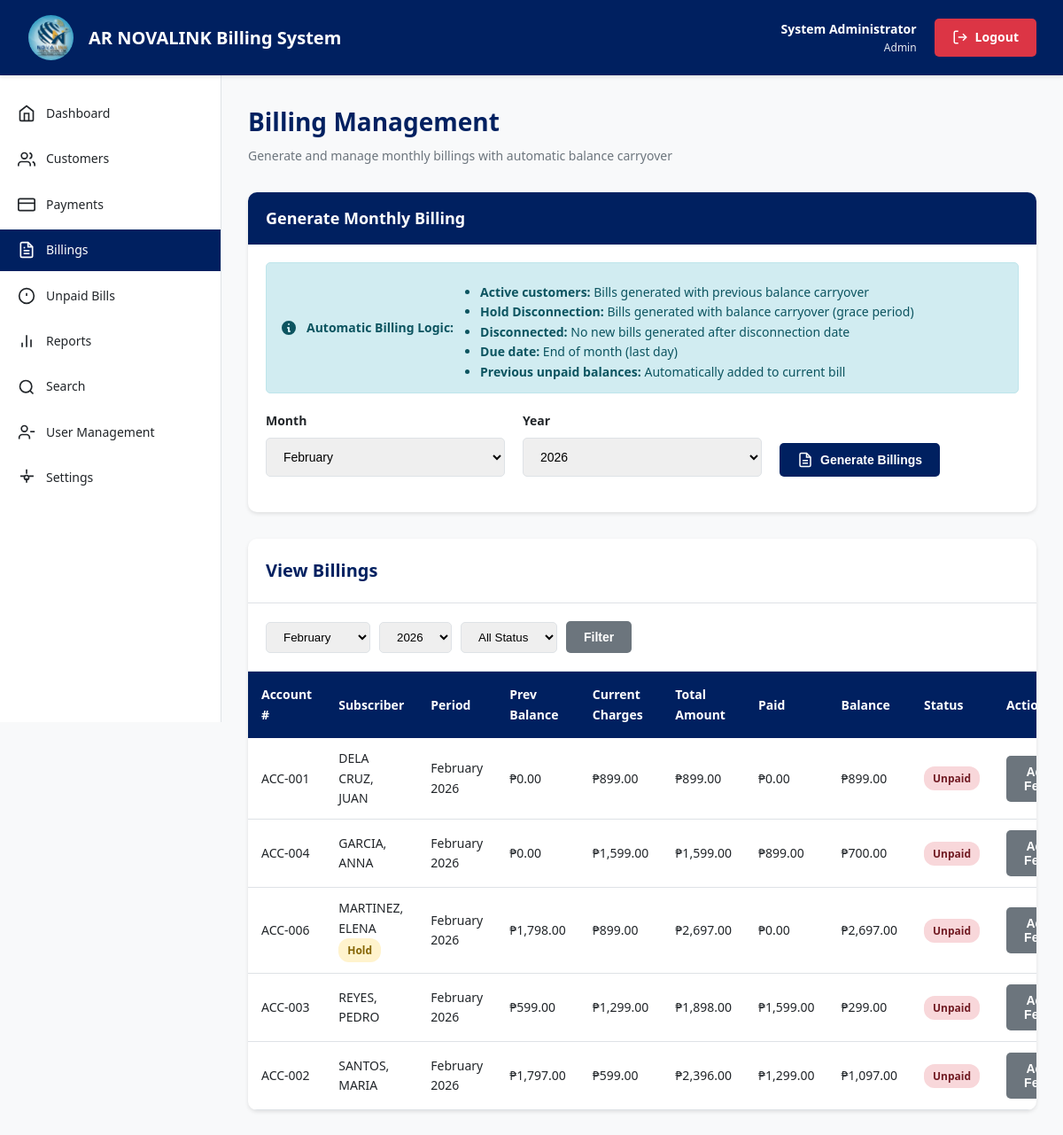
Page /billings.php (signed in) on the committed database.
### tables this page shows
CREATE TABLE billings (
    billing_id INT PRIMARY KEY AUTO_INCREMENT,
    customer_id INT NOT NULL,
    billing_month INT NOT NULL,
    billing_year INT NOT NULL,
    internet_fee DECIMAL(10,2) DEFAULT 0.00,
    cable_fee DECIMAL(10,2) DEFAULT 0.00,
    service_fee DECIMAL(10,2) DEFAULT 0.00,
    material_fee DECIMAL(10,2) DEFAULT 0.00,
    previous_balance DECIMAL(10,2) DEFAULT 0.00,
    total_amount DECIMAL(10,2) NOT NULL,
    discount DECIMAL(10,2) DEFAULT 0.00,
    net_amount DECIMAL(10,2) NOT NULL,
    status ENUM('unpaid', 'paid', 'partial') DEFAULT 'unpaid',
    due_date DATE,
    auto_generated TINYINT(1) DEFAULT 1,
    created_at TIMESTAMP DEFAULT CURRENT_TIMESTAMP,
    updated_at TIMESTAMP DEFAULT CURRENT_TIMESTAMP ON UPDATE CURRENT_TIMESTAMP,
    FOREIGN KEY (customer_id) REFERENCES customers(customer_id) ON DELETE CASCADE,
    UNIQUE KEY unique_customer_month (customer_id, billing_month, billing_year),
    INDEX idx_customer (customer_id),
    INDEX idx_billing_period (billing_year, billing_month),
    INDEX idx_status (status)
);

CREATE TABLE customers (
    customer_id INT PRIMARY KEY AUTO_INCREMENT,
    account_number VARCHAR(50) UNIQUE NOT NULL,
    subscriber_name VARCHAR(150) NOT NULL,
    account_name VARCHAR(150),
    address TEXT NOT NULL,
    area_id INT,
    tel_no VARCHAR(50),
    package_id INT,
    bandwidth_mbps INT,
    monthly_fee DECIMAL(10,2),
    installation_date DATE,
    date_connected DATE,
    disconnection_date DATE NULL,
    status ENUM('active', 'disconnected', 'hold_disconnection') DEFAULT 'active',
    router_serial VARCHAR(100),
    code_number VARCHAR(50),
    remarks TEXT,
    created_at TIMESTAMP DEFAULT CURRENT_TIMESTAMP,
    updated_at TIMESTAMP DEFAULT CURRENT_TIMESTAMP ON UPDATE CURRENT_TIMESTAMP,
    FOREIGN KEY (area_id) REFERENCES areas(area_id) ON DELETE SET NULL,
    FOREIGN KEY (package_id) REFERENCES packages(package_id) ON DELETE SET NULL,
    INDEX idx_account_number (account_number),
    INDEX idx_subscriber_name (subscriber_name),
    INDEX idx_area (area_id),
    INDEX idx_status (status)
);

### config.php (called while the page is built, shortened)
<?php
function format_currency($amount) {
    return '₱' . number_format($amount, 2);
}
function get_month_name($month) {
    $months = [
        1 => 'January', 2 => 'February', 3 => 'March', 4 => 'April',
        5 => 'May', 6 => 'June', 7 => 'July', 8 => 'August',
        9 => 'September', 10 => 'October', 11 => 'November', 12 => 'December'
    ];
    return $months[$month] ?? '';
}
?>

### billings.php (the view, shortened to what this page needs)
<?php
require_once 'config.php';
$conn = getDBConnection();
$month_filter = isset($_GET['month']) ? intval($_GET['month']) : date('n');
$year_filter = isset($_GET['year']) ? intval($_GET['year']) : date('Y');
$sql = "SELECT b.*, c.account_number, c.subscriber_name, c.status as customer_status, a.area_name,
        COALESCE((SELECT SUM(amount_paid) FROM payments WHERE billing_id = b.billing_id), 0) as total_paid
        FROM billings b
        JOIN customers c ON b.customer_id = c.customer_id
        LEFT JOIN areas a ON c.area_id = a.area_id
        WHERE b.billing_month = $month_filter AND b.billing_year = $year_filter";
$sql .= " ORDER BY c.subscriber_name";
$billings = $conn->query($sql);
?>
<!DOCTYPE html>
<html lang="en">
<head>
    <link rel="stylesheet" href="css/style.css">
</head>
<body>
    <?php include 'includes/header.php'; ?>
    <div class="container">
        <?php include 'includes/sidebar.php'; ?>
        <main class="main-content">
            <div class="page-header">
                <h1>Billing Management</h1>
                <p>Generate and manage monthly billings with automatic balance carryover</p>
            </div>
            <?php if ($_SESSION['role'] == 'admin'): ?>
            <div class="widget mb-3">
                <div class="widget-header">
                    <h2>Generate Monthly Billing</h2>
                </div>
                <div class="widget-content">
                    <div class="alert alert-info mb-2">
                        <svg width="20" height="20" viewBox="0 0 20 20" fill="currentColor">
                            <path fill-rule="evenodd" d="M18 10a8 8 0 11-16 0 8 8 0 0116 0zm-7-4a1 1 0 11-2 0 1 1 0 012 0zM9 9a1 1 0 000 2v3a1 1 0 001 1h1a1 1 0 100-2v-3a1 1 0 00-1-1H9z"/>
                        </svg>
                        <strong>Automatic Billing Logic:</strong>
                        <ul style="margin-top: 10px; margin-left: 20px;">
                            <li><strong>Active customers:</strong> Bills generated with previous balance carryover</li>
                            <li><strong>Hold Disconnection:</strong> Bills generated with balance carryover (grace period)</li>
                            <li><strong>Disconnected:</strong> No new bills generated after disconnection date</li>
                            <li><strong>Due date:</strong> End of month (last day)</li>
                            <li><strong>Previous unpaid balances:</strong> Automatically added to current bill</li>
                        </ul>
                    </div>
                    <form method="POST" action="" onsubmit="return confirm('Generate billing for all eligible customers? This will calculate previous balances automatically.');">
                        <div class="form-row">
                            <div class="form-group">
                                <label for="month">Month</label>
                                <select id="month" name="month" required>
                                    <?php for ($m = 1; $m <= 12; $m++): ?>
                                    <option value="<?php echo $m; ?>" <?php echo $m == date('n') ? 'selected' : ''; ?>>
                                        <?php echo get_month_name($m); ?>
                                    </option>
                                    <?php endfor; ?>
                                </select>
                            </div>
                            <div class="form-group">
                                <label for="year">Year</label>
                                <select id="year" name="year" required>
                                    <?php for ($y = date('Y'); $y <= date('Y') + 1; $y++): ?>
                                    <option value="<?php echo $y; ?>"><?php echo $y; ?></option>
                                    <?php endfor; ?>
                                </select>
                            </div>
                            <div class="form-group" style="display: flex; align-items: flex-end;">
                                <button type="submit" class="btn btn-primary">
                                    <svg width="18" height="18" viewBox="0 0 24 24" fill="none" stroke="currentColor" stroke-width="2">
                                        <path d="M14 2H6a2 2 0 0 0-2 2v16a2 2 0 0 0 2 2h12a2 2 0 0 0 2-2V8z"/>
                                        <polyline points="14 2 14 8 20 8"/>
                                        <line x1="16" y1="13" x2="8" y2="13"/>
                                        <line x1="16" y1="17" x2="8" y2="17"/>
                                    </svg>
                                    Generate Billings
                                </button>
                            </div>
                        </div>
                    </form>
                </div>
            </div>
            <?php endif; ?>
            <div class="table-container">
                <div class="table-header">
                    <h2>View Billings</h2>
                </div>
                <div style="padding: 20px; border-bottom: 1px solid var(--border-color);">
                    <form method="GET" action="" class="filter-group">
                        <select name="month">
                            <?php for ($m = 1; $m <= 12; $m++): ?>
                            <option value="<?php echo $m; ?>" <?php echo $m == $month_filter ? 'selected' : ''; ?>>
                                <?php echo get_month_name($m); ?>
                            </option>
                            <?php endfor; ?>
                        </select>
                        <select name="year">
                            <?php for ($y = date('Y'); $y >= date('Y') - 2; $y--): ?>
                            <option value="<?php echo $y; ?>" <?php echo $y == $year_filter ? 'selected' : ''; ?>>
                                <?php echo $y; ?>
                            </option>
                            <?php endfor; ?>
                        </select>
                        <select name="status">
                            <option value="">All Status</option>
                        </select>
                        <button type="submit" class="btn btn-secondary">Filter</button>
                    </form>
                </div>
                <table>
                    <thead>
                        <tr>
                            <th>Account #</th>
                            <th>Subscriber</th>
                            <th>Period</th>
                            <th>Prev Balance</th>
                            <th>Current Charges</th>
                            <th>Total Amount</th>
                            <th>Paid</th>
                            <th>Balance</th>
                            <th>Status</th>
                            <?php if ($_SESSION['role'] == 'admin'): ?>
                            <th>Actions</th>
                            <?php endif; ?>
                        </tr>
                    </thead>
                    <tbody>
                        <?php if ($billings->num_rows > 0): ?>
                            <?php while ($row = $billings->fetch_assoc()):
                                $current_charges = $row['internet_fee'] + $row['cable_fee'] + $row['service_fee'] + $row['material_fee'];
                                $balance = $row['net_amount'] - $row['total_paid'];
                            ?>
                            <tr>
                                <td><?php echo htmlspecialchars($row['account_number']); ?></td>
                                <td>
                                    <?php echo htmlspecialchars($row['subscriber_name']); ?>
                                    <?php if ($row['customer_status'] == 'hold_disconnection'): ?>
                                        <span class="badge badge-warning">Hold</span>
                                    <?php endif; ?>
                                </td>
                                <td><?php echo get_month_name($row['billing_month']) . ' ' . $row['billing_year']; ?></td>
                                <td><?php echo format_currency($row['previous_balance']); ?></td>
                                <td><?php echo format_currency($current_charges); ?></td>
                                <td><?php echo format_currency($row['net_amount']); ?></td>
                                <td><?php echo format_currency($row['total_paid']); ?></td>
                                <td><?php echo format_currency($balance); ?></td>
                                <td>
                                    <?php
                                    $status_class = 'danger';
                                    ?>
                                    <span class="badge badge-<?php echo $status_class; ?>">
                                        <?php echo ucfirst($row['status']); ?>
                                    </span>
                                </td>
                                <?php if ($_SESSION['role'] == 'admin'): ?>
                                <td>
                                    <button onclick="openAddFeesModal(<?php echo $row['billing_id']; ?>, '<?php echo htmlspecialchars($row['subscriber_name']); ?>', '<?php echo get_month_name($row['billing_month']) . ' ' . $row['billing_year']; ?>')" class="btn btn-sm btn-secondary">Add Fees</button>
                                </td>
                                <?php endif; ?>
                            </tr>
                            <?php endwhile; ?>
                        <?php else: ?>
                            <tr>
                                <td colspan="<?php echo $_SESSION['role'] == 'admin' ? '10' : '9'; ?>" class="text-center">No billings found for <?php echo get_month_name($month_filter) . ' ' . $year_filter; ?></td>
                            </tr>
                        <?php endif; ?>
                    </tbody>
                </table>
            </div>
        </main>
    </div>
</body>
</html>

### css/style.css (style rules this page uses)
:root { --primary-color: #002060; --primary-dark: #001540; --primary-light: #003080; --secondary-color: #0066cc; --success-color: #28a745; --danger-color: #dc3545; --warning-color: #ffc107; --info-color: #17a2b8; --light-gray: #f8f9fa; --medium-gray: #e9ecef; --dark-gray: #6c757d; --text-color: #212529; --border-color: #dee2e6; --white: #ffffff; --shadow: 0 2px 4px rgba(0, 0, 0, 0.1); --shadow-lg: 0 4px 8px rgba(0, 0, 0, 0.15); }
* { margin: 0; padding: 0; box-sizing: border-box; }
body { font-family: 'Segoe UI', Tahoma, Geneva, Verdana, sans-serif; font-size: 14px; line-height: 1.6; color: var(--text-color); background-color: var(--light-gray); }
.form-group { margin-bottom: 20px; }
.form-group label { display: block; margin-bottom: 8px; font-weight: 600; color: var(--text-color); }
.form-group input, .form-group select, .form-group textarea { width: 100%; padding: 12px 15px; border: 1px solid var(--border-color); border-radius: 5px; font-size: 14px; transition: all 0.3s ease; }
.form-row { display: grid; grid-template-columns: repeat(auto-fit, minmax(200px, 1fr)); gap: 20px; }
.btn { display: inline-flex; align-items: center; justify-content: center; gap: 8px; padding: 10px 20px; border: none; border-radius: 5px; font-size: 14px; font-weight: 600; cursor: pointer; transition: all 0.3s ease; text-decoration: none; }
.btn svg { width: 18px; height: 18px; }
.btn-primary { background: var(--primary-color); color: var(--white); }
.btn-secondary { background: var(--dark-gray); color: var(--white); }
.alert { padding: 12px 15px; border-radius: 5px; margin-bottom: 20px; display: flex; align-items: center; gap: 10px; }
.alert svg { flex-shrink: 0; }
.alert-info { background: #d1ecf1; color: #0c5460; border: 1px solid #bee5eb; }
.container { display: flex; min-height: calc(100vh - 70px); }
.main-content { flex: 1; padding: 30px; overflow-y: auto; }
.page-header { margin-bottom: 30px; }
.page-header h1 { font-size: 28px; color: var(--primary-color); margin-bottom: 5px; }
.page-header p { color: var(--dark-gray); }
.widget { background: var(--white); border-radius: 10px; box-shadow: var(--shadow); overflow: hidden; }
.widget-header { background: var(--primary-color); color: var(--white); padding: 15px 20px; }
.widget-header h2 { font-size: 18px; font-weight: 600; }
.widget-content { padding: 20px; }
.table-container { background: var(--white); border-radius: 10px; box-shadow: var(--shadow); overflow: hidden; }
.table-header { display: flex; justify-content: space-between; align-items: center; padding: 20px; border-bottom: 1px solid var(--border-color); }
.table-header h2 { font-size: 20px; color: var(--primary-color); }
.filter-group { display: flex; gap: 10px; align-items: center; }
.filter-group select { padding: 8px 15px; border: 1px solid var(--border-color); border-radius: 5px; }
table { width: 100%; border-collapse: collapse; }
table thead { background: var(--primary-color); color: var(--white); }
table th { padding: 15px; text-align: left; font-weight: 600; }
table td { padding: 12px 15px; border-bottom: 1px solid var(--border-color); }
.badge { display: inline-block; padding: 4px 10px; border-radius: 12px; font-size: 12px; font-weight: 600; }
.badge-danger { background: #f8d7da; color: #721c24; }
.badge-warning { background: #fff3cd; color: #856404; }
.mb-2 { margin-bottom: 20px; }
.mb-3 { margin-bottom: 30px; }

### rows in the picture
billings: customer.account_number "ACC-001", customer.subscriber_name "DELA CRUZ, JUAN", billing_month "February", billing_year "2026", previous_balance "₱0.00", format_currency($current_charges) "₱899.00", net_amount "₱899.00", total_paid "₱0.00", balance "₱899.00", status "Unpaid"
billings: customer.account_number "ACC-004", customer.subscriber_name "GARCIA, ANNA", billing_month "February", billing_year "2026", previous_balance "₱0.00", format_currency($current_charges) "₱1,599.00", net_amount "₱1,599.00", total_paid "₱899.00", balance "₱700.00", status "Unpaid"
billings: customer.account_number "ACC-006", customer.subscriber_name "MARTINEZ, ELENA", shows "Hold", billing_month "February", billing_year "2026", previous_balance "₱1,798.00", format_currency($current_charges) "₱899.00", net_amount "₱2,697.00", total_paid "₱0.00", balance "₱2,697.00", status "Unpaid"
billings: customer.account_number "ACC-003", customer.subscriber_name "REYES, PEDRO", billing_month "February", billing_year "2026", previous_balance "₱599.00", format_currency($current_charges) "₱1,299.00", net_amount "₱1,898.00", total_paid "₱1,599.00", balance "₱299.00", status "Unpaid"
billings: customer.account_number "ACC-002", customer.subscriber_name "SANTOS, MARIA", billing_month "February", billing_year "2026", previous_balance "₱1,797.00", format_currency($current_charges) "₱599.00", net_amount "₱2,396.00", total_paid "₱1,299.00", balance "₱1,097.00", status "Unpaid"

### other values in the picture
$_SESSION['full_name'] "System Administrator"
$_SESSION['role'] "Admin"
form field month "February"
form field year "2026"
